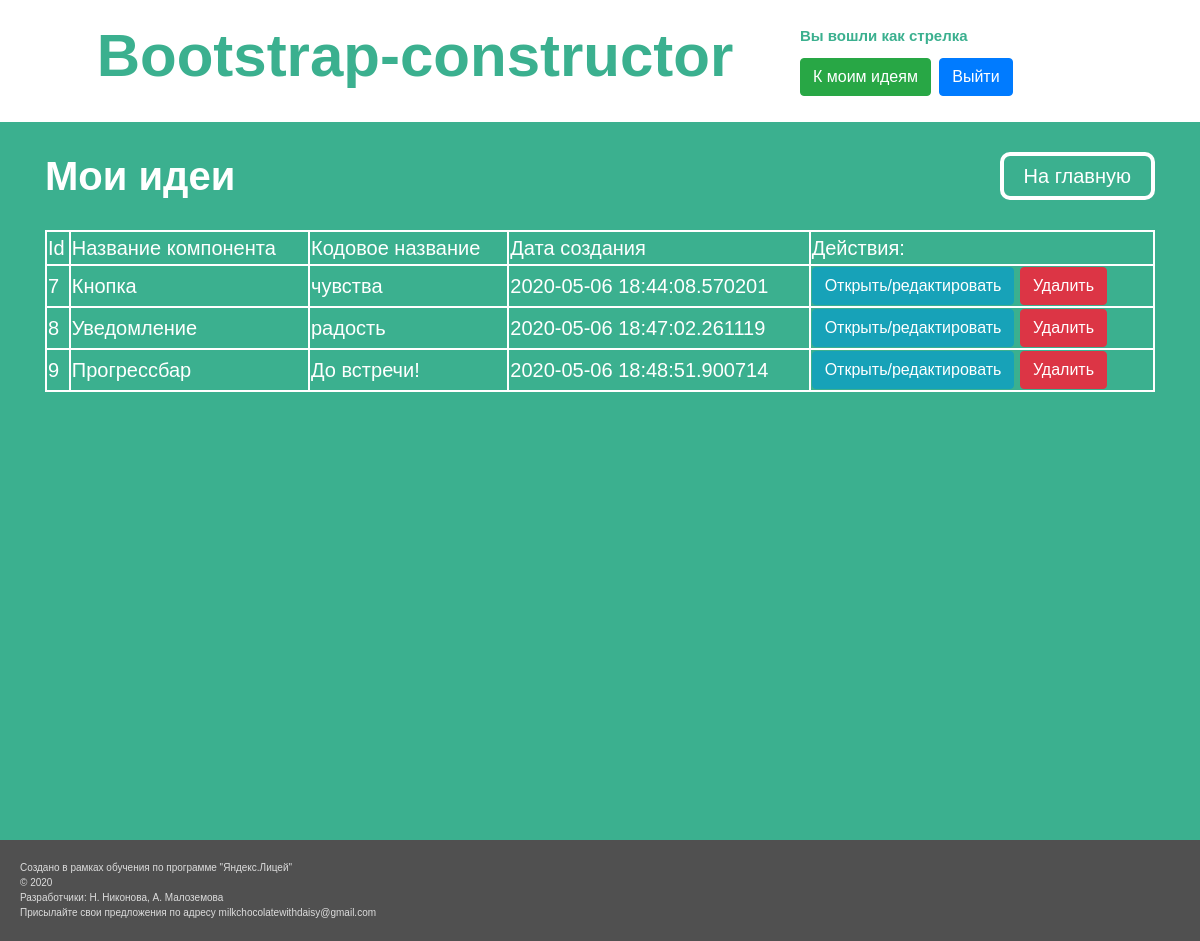
/ideas (signed in), run on the app's committed database.
### data/users.py (models this page shows, shortened)
class User(SqlAlchemyBase, UserMixin, SerializerMixin):
    __tablename__ = 'users'
    id = sqlalchemy.Column(sqlalchemy.Integer, autoincrement=True, primary_key=True,)
    login = sqlalchemy.Column(sqlalchemy.String, unique=True, index=True, nullable=True)
    nickname = sqlalchemy.Column(sqlalchemy.String, unique=True)
    hashed_password = sqlalchemy.Column(sqlalchemy.String, nullable=True)
    created_date = sqlalchemy.Column(sqlalchemy.DateTime,
                                     default=datetime.datetime.now)

### data/ideas.py (models this page shows)
class Idea(SqlAlchemyBase, SerializerMixin):
    __tablename__ = 'ideas'
    id = sqlalchemy.Column(sqlalchemy.Integer,
                           primary_key=True, autoincrement=True)
    user_id = sqlalchemy.Column(sqlalchemy.Integer,
                                sqlalchemy.ForeignKey("users.id"))
    component_id = sqlalchemy.Column(sqlalchemy.Integer,
                                sqlalchemy.ForeignKey("object.id"))
    idea_name = sqlalchemy.Column(sqlalchemy.String)
    created_date = sqlalchemy.Column(sqlalchemy.DateTime, default=datetime.datetime.now)
    component_parameters_values = sqlalchemy.Column(sqlalchemy.String)
    component_text = sqlalchemy.Column(sqlalchemy.String)
    users = orm.relation('User')
    object = orm.relation('Object')

### data/objects.py (models this page shows)
class Object(SqlAlchemyBase, SerializerMixin):
    __tablename__ = 'object'
    id = sqlalchemy.Column(sqlalchemy.Integer, autoincrement=True)
    program_title = sqlalchemy.Column(sqlalchemy.String, index=True, primary_key=True)
    title_for_human = sqlalchemy.Column(sqlalchemy.String)
    image_name = sqlalchemy.Column(sqlalchemy.String)
    component_parameters = sqlalchemy.Column(sqlalchemy.String)
    component_text = sqlalchemy.Column(sqlalchemy.String)

### main.py (the view)
@app.route('/ideas')
@login_required
def show_ideas():
    global params, texts
    params = {}
    texts = {}
    session = db_session.create_session()
    ideas = session.query(Idea).filter(Idea.user_id == current_user.id).all()
    return render_template('ideas.html', name="ideas", ideas=ideas)

### data/db_session.py (called while the page is built)
def create_session() -> Session:
    global __factory
    return __factory()

### main.py (called while the page is built)
@login_manager.user_loader
def load_user(user_id):
    session = db_session.create_session()
    return session.query(User).get(user_id)

### templates/ideas.html
{% extends "base.html" %}
{% block content %}
<div class="parent">
    <h2>Мои идеи</h2>
    <a href="/index">
        <div class="to_main">На главную</div>
    </a>
</div>
<table>
    <thead>
    <tr>
        <td>Id</td>
        <td>Название компонента</td>
        <td>Кодовое название</td>
        <td>Дата создания</td>
        <td>Действия:</td>
    </tr>
    </thead>
    <tbody>
    {% for idea in ideas %}
    <tr>
        <td>{{idea.id}}</td>
        <td>{{idea.object.title_for_human}}</td>
        <td>{{idea.idea_name}}</td>
        <td>{{idea.created_date}}</td>
        <td>
            <a href="/work/{{idea.object.program_title}}/{{idea.id}}" class="btn btn-info">Открыть/редактировать</a>
            <a href="/idea_delete/{{idea.id}}" class="btn btn-danger">Удалить</a>
        </td>
    </tr>
    {% endfor %}
    </tbody>
</table>
{% endblock %}

### templates/base.html (shortened to what this page needs)
<!DOCTYPE html>
<html lang="en">
<head>
    <link rel="stylesheet"
          href="https://stackpath.bootstrapcdn.com/bootstrap/4.4.1/css/bootstrap.min.css"
>
    <link rel="stylesheet" href="{{url_for('static', filename='css/'+name+'.css')}}">
    <link rel="stylesheet" href="{{url_for('static', filename='css/base.css')}}">
</head>
<body>
    <header>
        <div class="container">
            <div class="col-8">
                <h1>Bootstrap-constructor</h1>
            </div>
            <div class="col-4">
                {% if current_user.is_authenticated %}
                <p>Вы вошли как {{current_user.nickname}}</p>
                <a class="btn btn-success bth-sm" href="/ideas">К моим идеям</a>
                <a class="btn btn-primary bth-sm" href="/logout">Выйти</a>
                {% else %}
                <a class="btn btn-primary bth-sm" href="/register">Зарегистрироваться</a>
                <a class="btn btn-success bth-sm" href="/login">Войти</a>
                <p>чтобы сохранить свои идеи</p>
                {% endif %}
            </div>
        </div>
    </header>
    <main role="main" class="container">
        {% block content %}{% endblock %}
    </main>
    <footer>
        <p>
            Создано в рамках обучения по программе "Яндекс.Лицей" <br>
            © 2020 <br>
            Разработчики: Н. Никонова, А. Малоземова <br>
            Присылайте свои предложения по адресу milkchocolatewithdaisy@gmail.com <br>
        </p>
    </footer>
</body>
</html>

### static/css/ideas.css (style rules this page uses)
* { box-sizing: border-box; }
html { height: 600px; min-height: 100%; padding: 0; margin: 0; }
body { background-color: #3BB08F; font-size: 20px; font-family: Arial; min-height: 100%; height: 1px; margin: 0px; padding: 0px; }
.parent { display: flex; margin-top: 30px; justify-content: space-between; }
.container { min-height: 72%; }
h2 { color: #FFFFFF; margin-bottom: 30px; font-weight: bold; font-family: Arial; font-size: 40px; margin-right: 50px; }
.to_main { border: 4px solid white; border-radius: 10px; color: #FFFFFF; text-align: center; font-size: 20px; font-family: Arial; padding-top: 5px; padding-bottom: 5px; padding-left: 20px; padding-right: 20px; }
table { width: 100%; border: 2px solid white; color: white; }
tr { border: 2px solid white; }
td { border: 2px solid white; }

### static/css/base.css (style rules this page uses)
header { background-color: #FFFFFF; font-size: 30px; }
header h1 { color: #3BB08F; margin-top: 20px; margin-bottom: 30px; font-weight: bold; font-family: Arial; font-size: 60px; text-align: center; }
header p { font-size: 15px; color: #3BB08F; font-weight: bold; margin-bottom: 5px; }
header .container { display: flex; flex-wrap: wrap; height: auto; justify-content: space-between; align-content: center; align-items: center; }
footer { margin-top: 10px; background-color: #505050; padding: 20px; }
footer p { font-size: 10px; color: #DCDCDC; }

### data on the page
User: nickname "стрелка"
Idea: id "7", object.title_for_human "Кнопка", idea_name "чувства", created_date "2020-05-06 18:44:08.570201"
Idea: id "8", object.title_for_human "Уведомление", idea_name "радость", created_date "2020-05-06 18:47:02.261119"
Idea: id "9", object.title_for_human "Прогрессбар", idea_name "До встречи!", created_date "2020-05-06 18:48:51.900714"
